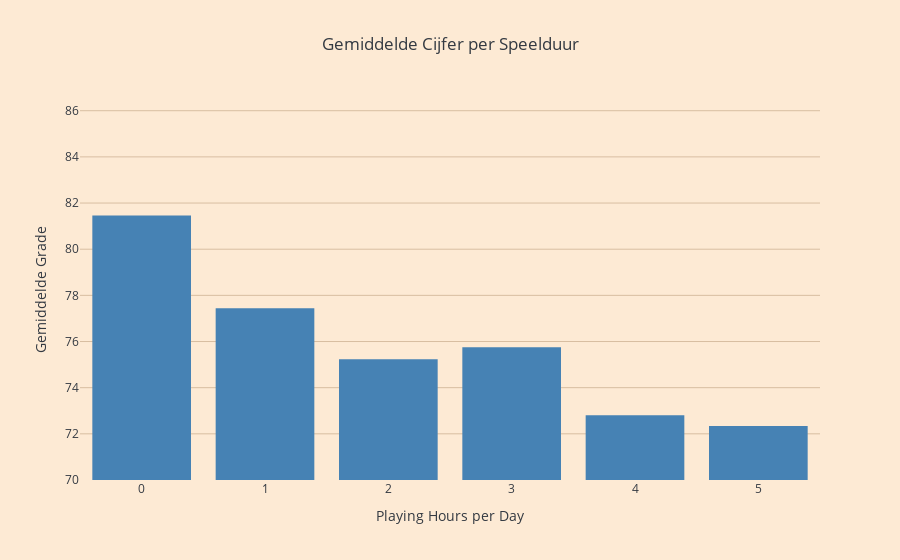

Source (notebook cell):
### Markdown cell above
### 3.2.1 Argument 1 voor perspectief 2: Meer gamen, minder presteren: het effect van dagelijkse speeltijd
Studenten die meer dan 3 uur per dag gamen behalen significant lagere cijfers dan hun medestudenten.

### Code cell
%run InfoVisualisation4.ipynb

### Figure 1 — Plotly figure (JSON) as saved in the notebook; plotly's stock layout.template omitted (floating-point values rounded to 4 significant figures)
{"data": [{"marker": {"color": "steelblue"}, "type": "bar", "x": [0, 1, 2, 3, 4, 5], "y": [81.46, 77.44, 75.23, 75.75, 72.8, 72.34]}], "layout": {"autosize": true, "showlegend": false, "title": {"text": "Gemiddelde Cijfer per Speelduur"}, "xaxis": {"autorange": true, "range": [-0.5, 5.5], "title": {"text": "Playing Hours per Day"}, "type": "linear"}, "yaxis": {"range": [70, 86.46], "title": {"text": "Gemiddelde Grade"}, "type": "linear"}}}
